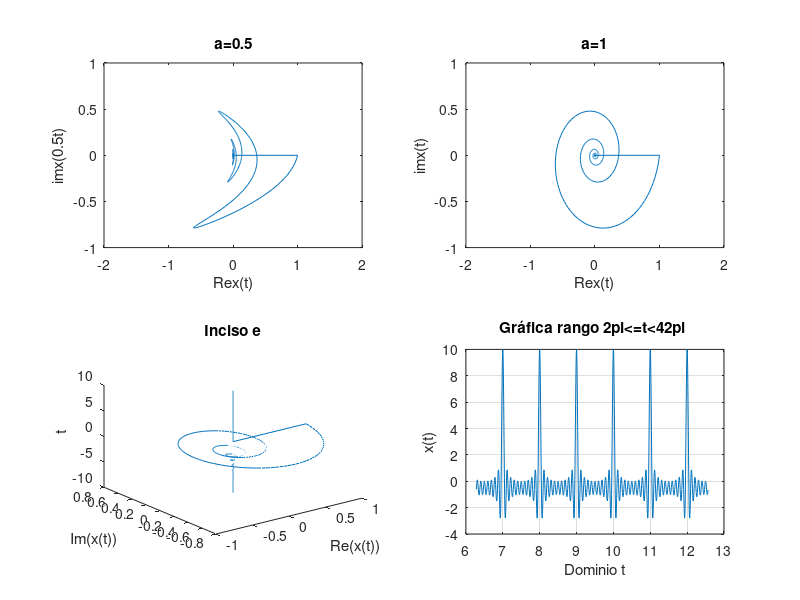

The MATLAB source for this figure:
%% Práctica 1: Señales en tiempo continuo.
%
% *Integrantes:*
%
% * Arellano Paz Angel Ulises
% * Cardoso Arias Javier
% * Gachuz Hernández Karla Denisse
% * García Arteaga Alejandro
% * López Galván José Rodolfo
%
% *Objetivos:* 
%
% * Manipulación básica de MATLAB
% * Gráficas de señales reales y complejas continuas
% * Transformación de señales continuas (escalamientos y traslaciones)
% * Calculo de energía y potencia de señales continuas

%%


%% Introducción
% El inciso 4 resuelto con Python puede ser consultado en el siguiente <https://colab.research.google.com/drive/11nxr8kWdsPiXhoxsBBT6P-TnolIQIWv1?usp=sharing *enlace*>.


%%  1) Working with functions.
%
% Working with functions is fundamental to signals and systems applications. MATLAB provides several methods of defining and evaluating functions. An understanding and proficient use of these methods are therefore necessary and beneficial.

%%
% *11.1-1 Anonymous functions.*
%
% Many simple functions are most conveniently represented by using MATLAB anonymous functions. An anonymous function provides a symbolic representation of a function defined in terms of MATLAB operators, functions, or other anonymous functions. For example, consider defining the exponentially damped sinusoid $f (t) = e −t cos(2π t)$.

f = @(t) exp(-t).*cos(2*pi*t);

%%
% In this context, the @ symbol identifies the expression as an anonymous function, which is assigned a name of f. Parentheses following the @ symbol are used to identify the function’s independent variables (input arguments), which in this case is the single time variable t. Input arguments, such as t, are local to the anonymous function and are not related to any workspace variables with the same names.
%
% Once defined, $f (t)$ can be evaluated simply by passing the input values of interest. For example,

t =0; f(t)

%%
% evaluates $f (t)$ at t = 0, confirming the expected result of unity. The same result is obtained by passing t = 0 directly.

%%
% Vector inputs allow the evaluation of multiple values simultaneously, Consider the task of plotting $f(t)$ over the interval $(-2 \leq t \leq 2)$. Gross function behavior is clear:  $f(t)$ should oscilate four times with a decaying envelope. Since accurate hand sketches are cumberstone, MATLAB-generated plots are an attractive alternative. As the following example illustrates, care must be taken to ensure reliable results.
%
% Suppose the vector t is chosen to include onlu the integers contained in $(-2 \leq t \leq 2)$, namely, [−2, −1, 0, 1, 2].

t = (-2:2);

%%
% This vector input is evaluated from a vector output.

f(t)

%%
% The plot command graphs the result, which is shown in Fig. 1.46 

%%
%
%  >> plot(t,f(t));
%  >> xlabel(’t’); ylabel(’f(t)’); grid;
%

%%
% Grid lines, added by using the grid command, aid feature identification. Unfortunately, the
% plot does not illustrate the expected oscillatory behavior. More points are required to adequately
% represent f (t).
% The question, then, is how many points is enough? † If too few points are chosen, information
% is lost. If too many points are chosen, memory and time are wasted. A balance is needed. For
% oscillatory functions, plotting 20 to 200 points per oscillation is normally adequate. For the present
% case, t is chosen to give 100 points per oscillation.

plot(t, f(t));
xlabel('t');
ylabel('f(t)');
grid;
%%
% *Figure 1.46* $f(t) = e^{-t}cos(2\pi t)$ for $t = (-2::2)$.

t1 = (-2:0.01:2);
plot(t1, f(t1));
xlabel('t');
ylabel('f(t)');
grid;
%%
% *Figure 1.47* $f(t) = e^{-t}cos(2\pi t)$ for $t = (-2:0.01:2)$.

%%
% *1.11-2 Relational Operators and the Unit Step Function.*
%
% The unit step function $u(t)$ arises naturally in many practical situations. For example, a unit step can
% model the act of turning on a system. With the help of relational operators, anonymous functions
% can represent the unit step function.
% In MATLAB, a relational operator compares two items. If the comparison is true, a logical true
% (1) is returned. If the comparison is false, a logical false (0) is returned. Sometimes called indicator
% functions, relational operators indicates whether a condition is true. Six relational operators are
% available: <, >, <=, >=, ==, and ~=.
%   The unit step function is readily defined using the >= relational operator.

u = @(t) 1.0.*(t>=0);

%%
% Any function with a jump discontinuity, such as the unit step, is difficult to plot. Consider plotting
% $u(t)$ by using $t = (-2:2)$.

t = (-2:2);
plot(t, u(t));
xlabel ('t');
ylabel('u(t)');

%%
% *Figure 1.48* $u(t)$ for $t = (-2:2)$.

%%
% Two significant problems are apparent in the resulting plot, shown in Fig. 1.48. First,
% MATLAB automatically scales plot axes to tightly bound the data. In this case, this normally
% desirable feature obscures most of the plot. Second, MATLAB connects plot data with lines,
% making a true jump discontinuity difficult to achieve. The coarse resolution of vector t emphasizes
% the effect by showing an erroneous sloping line between t = −1 and t = 0.
% The first problem is corrected by vertically enlarging the bounding box with the axis
% command. The second problem is reduced, but not eliminated, by adding points to vector t.

t = (-2:0.01:2);
plot(t, u(t));
xlabel('t');
ylabel('u(t)');
axis([-2 2 -0.1 1.1]);
title('Figure 1.48 u(t) for t = (-2:0.01:2)');

%%
% The four-element vector argument of axis specifies x axis minimum, x axis maximum, y axis
% minimum, and y axis maximum, respectively. The improved results are shown in Fig. 1.49.
% Relational operators can be combined using logical AND, logical OR, and logical negation: &,
% |, and ~, respectively. For example, (t>0) & (t<1) and ~((t<=0) $|$ (t>=1)) both test if 0 < t < 1.
% To demonstrate, consider defining and plotting the unit pulse p(t) = u(t) − u(t − 1), as shown in
% Fig. 1.50:

p =@(t) 1.0.*((t>=0)&(t<1));
t = (-1:0.01:2);
plot(t, p(t));
xlabel('t');
ylabel('p(t) = u(t) - u(t-1)');
axis([-1 2 -0.1 1.1]);
title('Figure 1.50 p(t) = u(t) − u(t − 1) over (−1 ≤ t ≤ 2).');
%%
% Since anonymous functions can be constructed using other anonymous functions, we could
% have used our previously defined unit step anonymous function to define p(t) as p = @(t)
% u(t)-u(t-1);.

%%
% For scalar operands, MATLAB also supports two short-circuit logical constructs. A
% short-circuit logical AND is performed by using &&, and a short-circuit logical OR is performed by
% using ||. Short-circuit logical operators are often more efficient than traditional logical operators
% because they test the second portion of the expression only when necessary. That is, when scalar
% expression A is found false in (A&&B), scalar expression B is not evaluated, since a false result
% is already guaranteed. Similarly, scalar expression B is not evaluated when scalar expression A is
% found true in (A||B), since a true result is already guaranteed.

%%
% *1.11-3 Visualizing Operations on the Independent Variable*

%%
% Two operations on a function’s independent variable are commonly encountered: shifting and
% scaling. Anonymous functions are well suited to investigate both operations.
% Consider $g(t) = f (t)u(t) = e −t cos (2π t)u(t)$, a causal version of $f(t)$. MATLAB easily
% multiplies anonymous functions. Thus, we create $g(t)$ by multiplying our anonymous functions
% for $f(t)$ and $u(t)$.

g = @(t) f(t).*u(t);

%%
% A combined shifting and scaling operation is represented by $g(at + b)$, where a and b are
% arbitrary real constants. As an example, consider plotting $g(2t + 1)$ over $(−2 ≤ t ≤ 2)$. With a = 2,
% the function is compressed by a factor of 2, resulting in twice the oscillations per unit t. Adding
% the condition b > 0 shifts the waveform to the left. Given anonymous function g, an accurate plot
% is nearly trivial to obtain.

t = (-2:0.01:2);
plot(t,g(2*t+1)); xlabel('t'); ylabel('g(2t+1)'); grid;
title('Figure 1.51 g(2t + 1) over (−2 ≤ t ≤ 2).');


%%
% Figure 1.51 confirms the expected waveform compression and left shift. As a final check, realize
% that function $g(·)$ turns on when the input argument is zero. Therefore, $g(2t + 1)$ should turn on
% when 2t + 1 = 0 or at t = −0.5, a fact again confirmed by Fig. 1.51.

%%
% Next, consider plotting $g(−t + 1)$ over $(−2 ≤ t ≤ 2)$. Since a < 0, the waveform will be
% reflected. Adding the condition b > 0 shifts the final waveform to the right.

plot(t,g(-t+1)); xlabel('t'); ylabel('g(-t+1)'); grid;
title('Figure 1.52 g(−t + 1) over (−2 ≤ t ≤ 2)');

%%
% Figure 1.52 confirms both the reflection and the right shift.
% Up to this point, Figs. 1.51 and 1.52 could be reasonably sketched by hand. Consider plotting
% the more complicated function $h(t) = g(2t + 1) + g(−t + 1)$ over $(−2 ≤ t ≤ 2)$ (Fig. 1.53); an
% accurate hand sketch would be quite difficult. With MATLAB, the work is much less burdensome.

plot(t,g(2*t+1)+g(-t+1)); xlabel('t'); ylabel('h(t)'); grid;
title('Figure 1.53 h(t) = g(2t + 1) + g(−t + 1) over (−2 ≤ t ≤ 2).');

%%
% *1.11-4 Numerical Integration and Estimating Signal Energy*
%%
% Interesting signals often have nontrivial mathematical representations. Computing signal energy,
% which involves integrating the square of these expressions, can be a daunting task. Fortunately,
% many difficult integrals can be accurately estimated by means of numerical integration techniques.
% Even if the integration appears simple, numerical integration provides a good way to verify
% analytical results.

%%
% To start, consider the simple signal $x(t) = e^{-t}(u(t) − u(t − 1))$. The energy of $x(t)$ is expressed
% as $E_{x} = \int_{-\infty}^{\infty} |x(t)|^{2} dt = \int_{0}^{1} e^{-2t}$. Integrating yields $E_{x} = 0.5(1 − e^{−2})$ ≈ 0.4323. The energy
% integral can also be evaluated numerically. Figure 1.27 helps illustrate the simple method of
% rectangular approximation: evaluate the integrand at points uniformly separated by $\Delta t$, multiply
% each by $ \Delta t$ to compute rectangle areas, and then sum over all rectangles. First, we create function
% $x(t)$.

x = @(t) exp(-t).*((t>=0)&(t<1));

%%
% With $\Delta t = 0.01$, a suitable time vector is created.

t = (0:0.01:1);

%%
% The final result is computed by using the sum command.

E_x = sum(x(t).*x(t)*0.01)

%%
% The result is not perfect, but at 1% relative error it is close. By reducing $ \Delta t$, the approximation is
% improved. For example,$ \Delta t = 0.001$ yields E_x = 0.4328, or 0.1% relative error.
% Although simple to visualize, rectangular approximation is not the best numerical integration
% technique. The MATLAB function quad implements a better numerical integration technique
% called recursive adaptive Simpson quadrature. To operate, quad requires a function describing
% the integrand, the lower limit of integration, and the upper limit of integration. Notice that no $\Delta t$
% needs to be specified.

%%
% To use quad to estimate E x , the integrand must first be described.

x_squared = @(t) x(t).*x(t);

%%
% Estimating $E_{x}$ immediately follows.

E_x = quad(x_squared,0,1)

%%
% In this case, the relative error is −0.0026%.
%%
% The same techniques can be used to estimate the energy of more complex signals. Consider
% $g(t)$, defined previously. Energy is expressed as $E_{g}=\int_{0}^{\infty}e^{-2t}cos^{2}(2\pi t)dt$. A closed-form solution
% exists, but it takes some effort. MATLAB provides an answer more quickly.

g_squared = @(t) g(t).*g(t);

%%
% Although the upper limit of integration is infinity, the exponentially decaying envelope ensures
% $g(t)$ is effectively zero well before $t$ = 100. Thus, an upper limit of t = 100 is used along with
% $\Delta t$ = 0.001.

t = (0:0.001:100);
E_g = sum(g_squared(t)*0.001)

%%
% A slightly better approximation is obtained with the quad function.

E_g = quad(g_squared,0,100)

%% 2) Resolución del problema 1.2-2

%%
% For the signal x(t) illustrated in Fig. P1.2-2, sketch
%%
% A) $x(t-4)$
%%
% B) $x(t/1.5)$
%%
% C) $x(-t)$
%%
% D) $x(2t-4)$
%%
% E) $x(2-t)$


u = @(t) 1.0.*(t>=0);

u1= @(t) 1.0.*((t>=-4)&(t<0));

u2=@(t) 1.0.*((t>=0)&(t<=2));

f=@(t) (-t.*u1(t)) + (t.*u2(t));

t = (-20:0.01:20);

plot(t,f(t))

axis([-5 5 -1 5]);

title('Fig. P1.2-2');

xlabel('t');

ylabel('x(t)');

%%
% *A)* $x(t-4)$



x1=@(t) f(t-4);

plot(t,x1(t));

axis([-1 9 -1 5]);

title('Inciso a');

xlabel('t');

ylabel('x(t-4)');

%%
% *B)* $x(t/1.5)$



x2=@(t) f(t/1.5);

plot(t,x2(t));

axis([-8 5 -1 5]);

title('Inciso b');

xlabel('t');

ylabel('x(t/1.5)');

%%
% *C)* $x(-t)$




x3=@(t) f(-t);

plot(t,x3(t));

axis([-5 5 -1 5]);

title('Inciso c');

xlabel('t');

ylabel('x(-t)');

%%
% *D)* $x(2t-4)$




x4=@(t) f(2.*t - 4);

plot(t,x4(t));

axis([-5 5 -1 5]);

title('Inciso d');

xlabel('t');

ylabel('x(2t-4)');

%%
% *E)* $x(2t-4)$




x5=@(t) f(2 - t);

plot(t,x5(t));

axis([-1 8 -1 5]);

title('Inciso e');

xlabel('t');

ylabel('x(2-t)');


t=(-3*pi:0.001:3*pi);



%% 3) Resolución del problema 1.11-1
%
%%
% Provide MATLAB code and output that plots
% the odd portion $x_{o}(t)$ of the function $x(t) =
% 2^{-t}cos(2\pi t)u(t?\pi )$ over a suitable-length interval using a suitable number of points.
%
%%
% $X(t)=2^tcos(2\pi t)$
%%
% $X_{impar(t)}=\frac{x(t)-x(-t)}{2}$
%%
% $X_{impar(t)}=2^{-t-1}cos(2\pi t)u(t-\pi )-2^{t-1}cos(-2\pi t)u(-t-\pi )$


for i=1:length(t)
if t(i)<=-pi
R(i)=-(2.^(t(i)-1)).*cos(-2*pi*t(i));
elseif t(i)>=pi
R(i)=(2.^(-t(i)-1)).*cos(2*pi*t(i));
else
R(i)=0;
end
end

plot(t,R);
ylabel('Ximpar(t)');
xlabel('t');
title('Ejercicio 1.11-1');
grid on;

%% 4) Construcción de la gráfica. 
%
% Construye la grafica de

%% 
% $$x(t) = \sum_{k=1}^{10} cos(2\pi k t)$$
%
% para cuatro rangos (figura 2x2). Los ejes deben mostrarse en el origen además de la edición de su preferencia.
% Procedimiento:
%

clf;
subplot(2,2,1);
y=0;
t=linspace(-4*pi,-2*pi,1000);
for k=1:10
    
x=cos(2*pi*k*t);
y=y+x;
end
plot(t,y);
grid on;
ax = gca;
xlabel('Dominio t');
ylabel('x(t)');
title('Gráfica rango -4pi<=t<=-2pi ');



subplot(2,2,2);
y=0;
t=linspace(-2*pi,0,1000);
for k=1:10
    
x=cos(2*pi*k*t);
y=y+x;
end
plot(t,y);
grid on;
ax = gca;
xlabel('Dominio t');
ylabel('x(t)');

title('Gráfica rango -2pi<=t<=0 ');



subplot(2,2,3);
y=0;
t=linspace(0,2*pi,1000);
for k=1:10
    
x=cos(2*pi*k*t);
y=y+x;
end
plot(t,y);
grid on;
ax = gca;
xlabel('Dominio t');
ylabel('x(t)');
title('Gráfica rango 0<=t<=2pi ');



subplot(2,2,4);
y=0;
t=linspace(2*pi,4*pi,1000);
for k=1:10
    
x=cos(2*pi*k*t);
y=y+x;
end
plot(t,y);
grid on;
ax = gca;
xlabel('Dominio t');
ylabel('x(t)');
title('Gráfica rango 2pi<=t<42pi ');


%% 5) Resolucón del problema 1.11-3

%%
% Define $x(t) = e^{t(1+j2\pi)}u(-t)$ and $y(t) = Re[2x(\frac{-5-t}{2})]$.
%
% *A)* Use MATLAB to plot $Re{x(t)}$ versus
% $Im{x(at)}$ for a = 0.5, 1, and 2 and $-10\leq t\leq 10$.
% How important is the scale factor a
% on the shape of the resulting figure?
% 
% *B)* Use MATLAB to plot $y(t)$ over -10\leq t\leq
% 10. Analytically determine the time $t_0$ where
% y(t) has a jump discontinuity. Verify yourcalculation 
% of $t_0$ using the plot of $y(t)$.
% 
% *C)* Use MATLAB and numerical integration to
% compute the energy $E_x$ of signal x(t).
% 
% *D)* Use MATLAB and numerical integration to
% compute the energy $E_y$ of signal $y(t)$.
%
% *E)* Graficar a la función $x(t)$ en el intervalo (-10 \leq t \leq 10).

t = (-10:0.01:10);

u = @(t) 1.0.*(t>=0);

x = @(t) exp(t.*(1+j*2*pi)).*u(-t);

y = @(t) real(2.*x((-5.-t)/2));


%%
% *A)* Use MATLAB to plot $Re{x(t)}$ versus
% $Im{x(at)}$ for a = 0.5, 1, and 2 and $-10\leq t\leq 10$.
% How important is the scale factor a
% on the shape of the resulting figure?

subplot(2,2,1)
a=0.5;

plot(real(x(t)),imag(x(a*t)));

axis([-2 2 -1 1]);

title('a=0.5');

xlabel('Re{x(t)}');

ylabel('im{x(0.5t)}');



subplot(2,2,2)
a=1;

plot(real(x(t)),imag(x(a*t)));

axis([-2 2 -1 1]);

title('a=1');

xlabel('Re{x(t)}');

ylabel('im{x(t)}');



subplot(2,2,3)
a=2;

plot(real(x(t)),imag(x(a*t)));

axis([-2 2 -1 1]);

title('a=2');

xlabel('Re{x(t)}');

ylabel('im{x(2t)}');


%%
% *B)* Use MATLAB to plot $y(t)$ over -10\leq t\leq
% 10. Analytically determine the time $t_0$ where
% y(t) has a jump discontinuity. Verify yourcalculation 
% of $t_0$ using the plot of $y(t)$.

plot(t,y(t));

axis([-2 2 -1 1]);

title('inciso b');

xlabel('t');

ylabel('y(t)');


%%
% *C)* Use MATLAB and numerical integration to
% compute the energy $E_x$ of signal x(t).
% 
h1 =@(t) power(real(x(t)),2) + power(imag(x(t)),2);
plot(t, h1(t));
xlabel ('t');
ylabel ('|x(t)|^2');
title ('Norma al cuadrado de x(t)');

%%
% De la gràfica de la norma al cuadrado podemos obtener los lìmites para realizar la integral numérica.
q1 = integral(h1,-10,1)

%% 
% $\therefore E_{x} = 0.5$

%%
% *D)* Use MATLAB and numerical integration to
% compute the energy $E_y$ of signal $y(t)$.

h2 = @(t) power(real(y(t)), 2) + power(imag(y(t)), 2);
plot(t,h2(t));
xlabel ('t');
ylabel ('|y(t)|^2');
title ('Norma al cuadrado de y(t)');

%%
% De la gráfica de la norma al cuadrado podemos obtener los lḿites para realizar la integral numèrica.

q2 = integral (h2,-6,10)

%% 
% $\therefore E_{y} = 2.0494$

%%
% *E)* Graficar a la función $x(t)$ en el intervalo $(-10 \leq t \leq 10)$.

plot3(real(x(t)), imag(x(t)), t);
xlabel ('Re(x(t))');
ylabel ('Im(x(t))');
zlabel ('t');
title ('Inciso e');